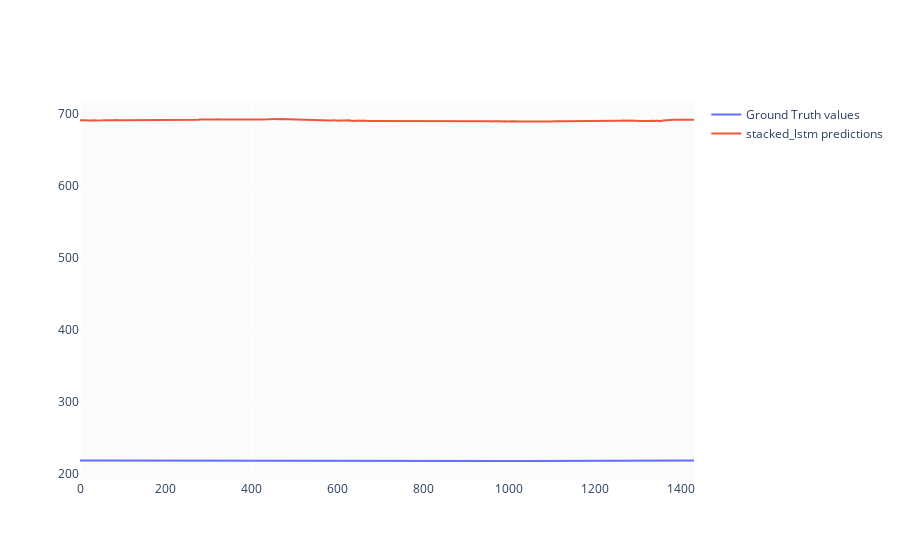

The notebook cell this image was saved under:
### Markdown cell above
# Models Evaluation

### Code cell
val_data = val_data.iloc[window_size:]

pred = predict( stacked_lstm , valid_dataset )
val_data['WL_pct_hat'] = pred / 100 
val_data['WL_hat_stacked_lstm'] = val_data['Water Level_previous'] * (1+val_data['WL_pct_hat'] )

fig = make_subplots()
fig.add_trace(go.Scatter( y=val_data['Value'].values, name='Ground Truth values'))
fig.add_trace(go.Scatter( y=val_data['WL_hat_stacked_lstm'].values ,name='stacked_lstm predictions'))
fig.show()

### Figure 1 — Plotly figure (JSON) as saved in the notebook; plotly's stock layout.template omitted (floating-point values rounded to 4 significant figures; data arrays with more than 128 entries replaced by an {"elided": "..."} marker saying what was removed)
{"data": [{"name": "Ground Truth values", "type": "scatter", "y": {"elided": "1432 float values"}}, {"name": "stacked_lstm predictions", "type": "scatter", "y": {"elided": "1432 float values"}}], "layout": {"xaxis": {"anchor": "y", "domain": [0, 1]}, "yaxis": {"anchor": "x", "domain": [0, 1]}}}
